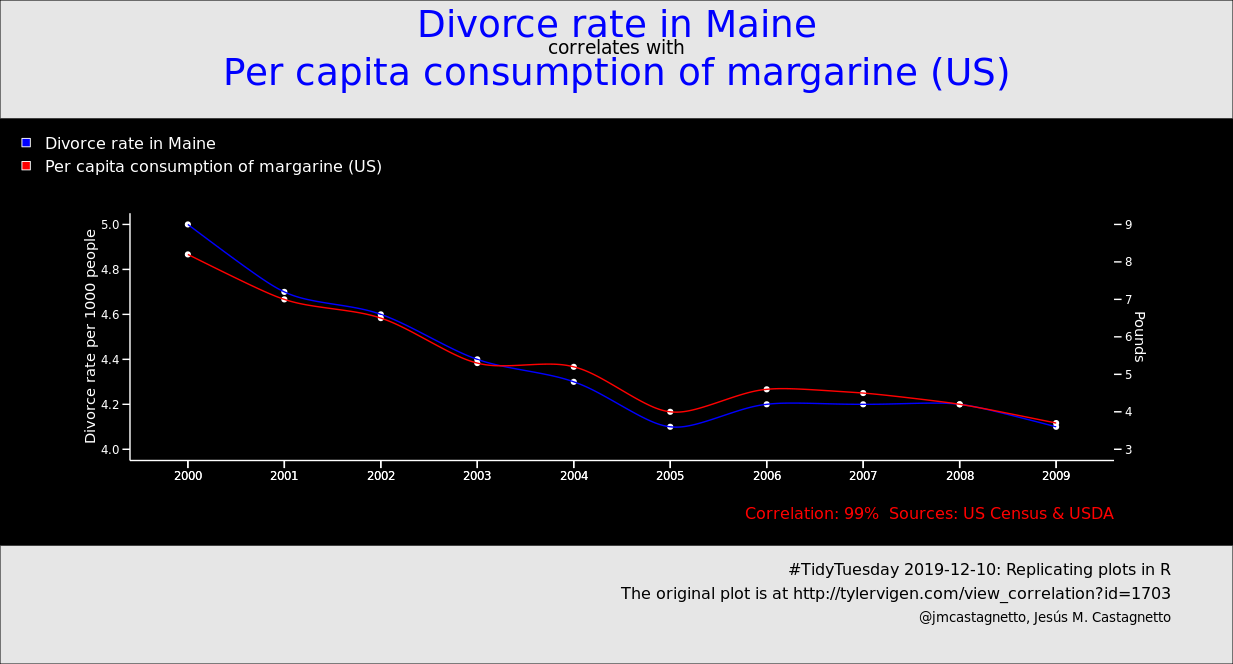

This chart was generated by the following R code:
# -- original plot from Spurious Correlations
# http://tylervigen.com/view_correlation?id=1703
library(tidyverse)
library(cowplot)
library(ggalt)
library(showtext)

font_add("trebuchet", "trebuc.ttf")
showtext_auto()

# library(dslabs)
# data(divorce_margarine)
# data frame has its last row values switched
# See: https://github.com/rafalab/dslabs/issues/5
divorce_margarine <-
  structure(
    list(
      divorce_rate_maine =
        c(
          0.005, 0.0047, 0.0046, 0.0044, 0.0043,
          0.0041, 0.0042, 0.0042, 0.0042, 0.0041
        ),
      margarine_consumption_per_capita =
        c(8.2, 7, 6.5, 5.3, 5.2,
          4, 4.6, 4.5, 4.2, 3.7),
      year = 2000:2009
    ),
    row.names = c(NA, -10L),
    class = "data.frame"
  )

df <- divorce_margarine %>%
  rename(
    divorce = divorce_rate_maine,
    margarine = margarine_consumption_per_capita
  ) %>%
  mutate(
    divorce = divorce * 1000, # rate per thousand
    year = factor(year)
  )

p1 <- ggplot(df, aes(group = 1, x = year, y = divorce)) +
  geom_point(color = "white") +
  geom_xspline(color = "blue", spline_shape = -.4) +
  scale_y_continuous(limits = c(4, 5),
                     breaks = seq(4, 5, .2)) +
  labs(
    x = "",
    y = "Divorce rate per 1000 people"
  ) +
  ggdark::dark_theme_minimal() +
  theme(
    text = element_text(family = "trebuchet"),
    plot.background = element_rect(color = "black", fill = "black"),
    panel.grid = element_blank(),
    axis.line = element_line(color = "white"),
    axis.ticks.length = unit(.2, "cm"),
    axis.ticks = element_line(color = "white"),
    axis.title = element_text(color = "white"),
    axis.text = element_text(color = "white")
  )

p2 <- ggplot(df, aes(group = 1, x = year, y = margarine)) +
  geom_point(color = "white") +
  geom_xspline(color = "red", spline_shape = -.4) +
  scale_y_continuous(limits = c(3, 9),
                     breaks = 3:9,
                     position = "right") +
  labs(
    x = "",
    y = "Pounds",
    caption = "Correlation: 99%  Sources: US Census & USDA"
  ) +
  theme_minimal() +
  theme(
    text = element_text(family = "trebuchet"),
    panel.border = element_blank(),
    panel.grid = element_blank(),
    axis.ticks.length = unit(.2, "cm"),
    axis.ticks = element_line(color = "white"),
    axis.title = element_text(color = "white"),
    axis.text = element_text(color = "white"),
    plot.caption = element_text(color = "red", size = 12)
  )

df_dummy <- df %>%
  pivot_longer(
    cols = c(divorce, margarine),
    names_to = "series",
    values_to = "value"
  )

p_dummy <- ggplot(df_dummy,
                  aes(
                    x = year,
                    y = value,
                    group = series,
                    fill = series
                  )) +
  geom_point(shape = 22, size = 3) +
  labs(fill = "") +
  ggdark::dark_theme_minimal() +
  scale_fill_manual(
    values = c("blue", "red"),
    labels = c("Divorce rate in Maine",
               "Per capita consumption of margarine (US)")
  ) +
  guides(fill = guide_legend(nrow = 2)) +
  theme(
    text = element_text(family = "trebuchet"),
    panel.border = element_blank(),
    panel.grid = element_blank(),
    legend.position = "top",
    legend.justification = "left",
    legend.box.background = element_rect(fill = "black"),
    legend.text = element_text(color = "white", size = 12)
  )

legend <- get_legend(p_dummy)

aligned_plots <- align_plots(p1, p2, align="hv", axis="tblr")
ap <- ggdraw(aligned_plots[[1]]) +
  draw_plot(aligned_plots[[2]]) +
  coord_fixed(ratio = .3) +
  panel_border(color = "black", remove = TRUE) +
  theme(
    plot.background = element_rect(fill = "black", color = "black")
  )

gtext_top <- ggdraw() +
  draw_text(
    text = c(
      "Divorce rate in Maine",
      "correlates with",
      "Per capita consumption of margarine (US)"
      ),
    size = c(
      28, 14, 28
      ),
    color = c(
      "blue", "black", "blue"
    ),
    family = "trebuchet",
    y = c(.8, .6, .4),
    x = c(.5, .5, .5)
  ) +
  theme(
    panel.border = element_blank(),
    plot.background = element_rect(fill = "#e6e6e6"),
    plot.margin = unit(rep(0, 4), "cm")
  )

gtext_bottom <- ggdraw() +
  draw_text(
    text = c(
      "#TidyTuesday 2019-12-10: Replicating plots in R",
      "The original plot is at http://tylervigen.com/view_correlation?id=1703",
      "@jmcastagnetto, Jesús M. Castagnetto"
    ),
    size = c(
      12, 12, 10
    ),
    family = "trebuchet",
    color = "black",
    y = c(.8, .6, .4),
    x = .95,
    hjust = 1
  ) +
  theme(
    panel.border = element_blank(),
    plot.background = element_rect(fill = "#e6e6e6"),
    plot.margin = unit(rep(0, 4), "cm")
  )

sc_plot1 <- plot_grid(gtext_top, legend, ap, gtext_bottom,
          rel_heights = c(.5, .3, 1.5, .5), nrow = 4) +
  theme(
    plot.background = element_rect(fill = "black")
  )

sc_plot1
